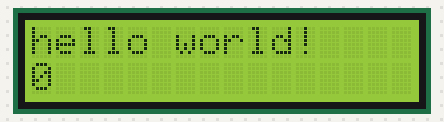
Recording of a sketch running on a simulated Arduino Uno, built with avr-gcc and run on an emulated ATmega328P. Shown: 16×2 character LCD.

Above: at 0.1 s.
At 4.1 s:
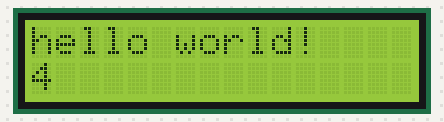
At 9.1 s:
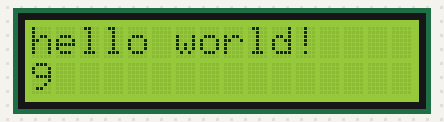
At 19.1 s:
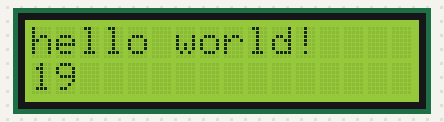
At 28.1 s:
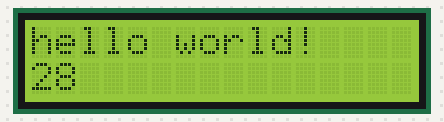
At 38.1 s:
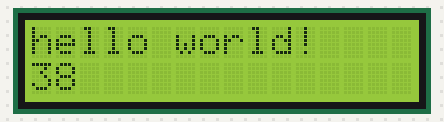

Measured:
- what the display in image 1 shows lasts 1.0 s, from 4.1 s to 5.1 s

The sketch:

LCD_interfacing_arduino.ino
```cpp
// C++ code
/*
  The circuit:
  * LCD RS pin to digital pin 12
  * LCD Enable pin to digital pin 11
  * LCD D4 pin to digital pin 5
  * LCD D5 pin to digital pin 4
  * LCD D6 pin to digital pin 3
  * LCD D7 pin to digital pin 2
  * LCD R/W pin to ground
  * LCD VSS pin to ground
  * LCD VCC pin to 5V
  * 10K resistor:
  * ends to +5V and ground
  * wiper to LCD VO pin (pin 3)
*/

#include <LiquidCrystal.h>
int seconds = 0;
LiquidCrystal lcd_1(12, 11, 5, 4, 3, 2);

void setup()
{
  lcd_1.begin(16, 2);
  lcd_1.print("hello world!");
}

void loop()
{
  // set the cursor to column 0, line 1
  lcd_1.setCursor(0, 1);
  // print the number of seconds since reset:
  lcd_1.print(seconds);
  delay(1000); // Wait for 1000 millisecond(s)
  seconds += 1;
}
```
